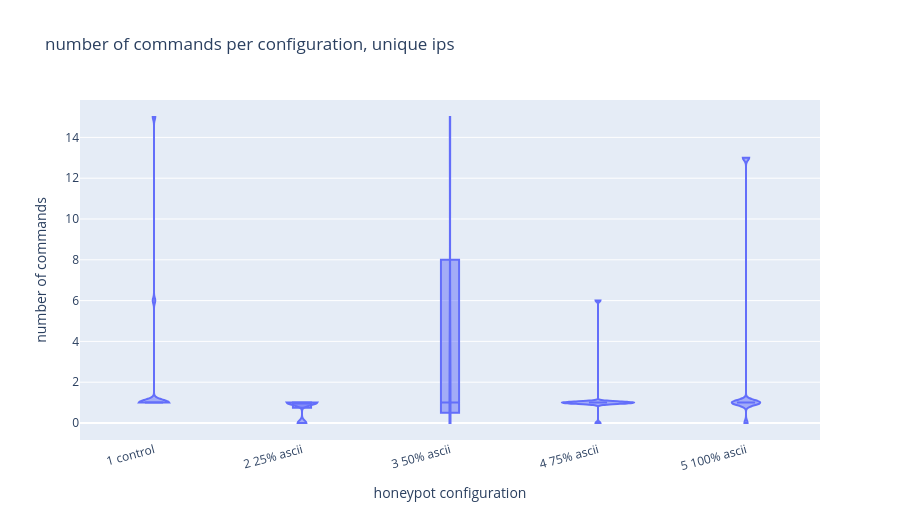

The notebook cell saved with this chart:
### Markdown cell above
## Number of commands per configuration, unique IPs

Same first-attack rows as the unique IP time plot. The command count is the count from that first attack.

### Code cell
print(f"unique ips: {len(first)}")
fig_commands_unique, plot_commands_unique = make_violin(
    first.dropna(subset=["commands"]),
    "commands",
    "number of commands per configuration, unique ips",
    "number of commands",
)
fig_commands_unique.show()
print_summary(plot_commands_unique, "commands")

### Figure 1 — Plotly figure (JSON) as saved in the notebook; plotly's stock layout.template omitted (floating-point values rounded to 4 significant figures)
{"data": [{"alignmentgroup": "True", "box": {"visible": true}, "hovertemplate": "honeypot configuration=%{x}<br>number of commands=%{y}<extra></extra>", "legendgroup": "", "marker": {"color": "#636efa"}, "name": "", "offsetgroup": "", "orientation": "v", "points": false, "scalegroup": "True", "showlegend": false, "spanmode": "hard", "type": "violin", "x": ["3 50% ascii", "1 control", "5 100% ascii", "3 50% ascii", "3 50% ascii", "4 75% ascii", "2 25% ascii", "4 75% ascii", "3 50% ascii", "3 50% ascii", "1 control", "4 75% ascii", "1 control", "5 100% ascii", "1 control", "4 75% ascii", "5 100% ascii", "1 control", "4 75% ascii", "1 control", "2 25% ascii", "3 50% ascii", "3 50% ascii", "5 100% ascii", "5 100% ascii", "5 100% ascii", "2 25% ascii", "3 50% ascii", "4 75% ascii", "4 75% ascii", "4 75% ascii", "4 75% ascii", "4 75% ascii", "3 50% ascii", "5 100% ascii", "5 100% ascii", "2 25% ascii", "5 100% ascii", "2 25% ascii", "5 100% ascii", "5 100% ascii", "1 control", "1 control", "1 control", "2 25% ascii", "3 50% ascii", "1 control", "1 control", "4 75% ascii", "4 75% ascii", "4 75% ascii", "4 75% ascii", "1 control", "3 50% ascii", "5 100% ascii", "4 75% ascii", "2 25% ascii", "3 50% ascii", "1 control", "4 75% ascii", "2 25% ascii", "4 75% ascii", "1 control", "2 25% ascii"], "x0": " ", "xaxis": "x", "y": [1, 1, 1, 1, 1, 1, 1, 1, 15, 15, 1, 1, 1, 1, 15, 1, 13, 6, 6, 1, 1, 15, 1, 1, 1, 1, 0, 0, 1, 1, 0, 1, 1, 0, 1, 1, 1, 0, 1, 13, 1, 1, 1, 1, 0, 0, 1, 1, 1, 1, 1, 1, 1, 1, 1, 1, 1, 1, 1, 1, 1, 1, 1, 1], "y0": " ", "yaxis": "y"}], "layout": {"height": 520, "legend": {"tracegroupgap": 0}, "title": {"text": "number of commands per configuration, unique ips"}, "violinmode": "group", "width": 900, "xaxis": {"anchor": "y", "categoryarray": ["1 control", "2 25% ascii", "3 50% ascii", "4 75% ascii", "5 100% ascii"], "categoryorder": "array", "domain": [0, 1], "tickangle": -15, "title": {"text": "honeypot configuration"}}, "yaxis": {"anchor": "x", "domain": [0, 1], "title": {"text": "number of commands"}}}}
